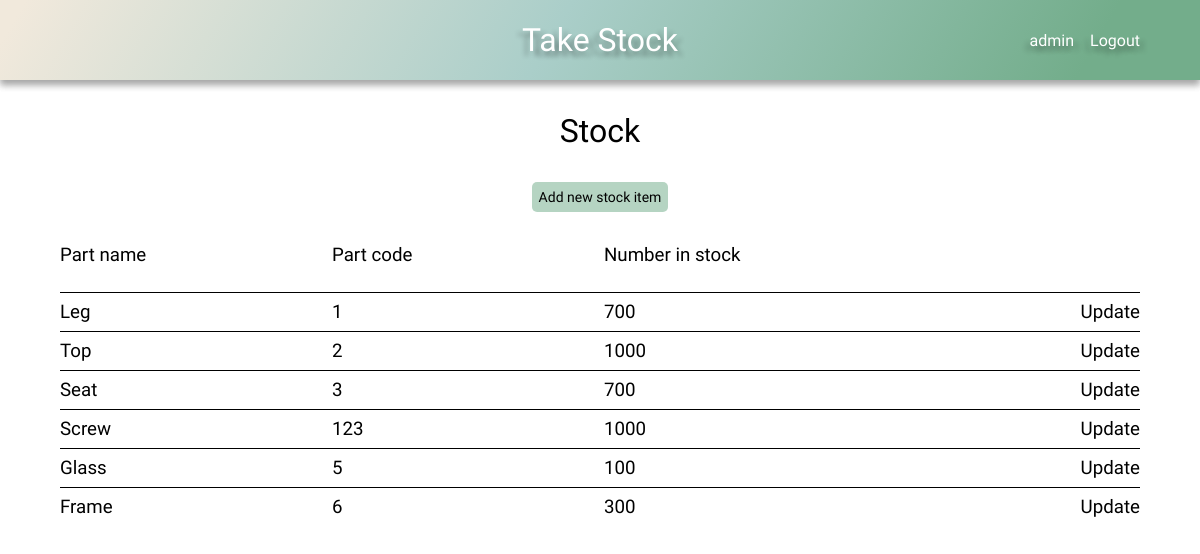
The page /stock/ (signed in) on the database its author committed.
### stock/models.py (models this page shows, shortened)
class Stock(models.Model):
    name = models.CharField(max_length=100)
    code = models.CharField(max_length=100)
    number_in_stock = models.IntegerField()
    company = models.ForeignKey(User, on_delete=models.CASCADE, default=1)

### stock/views.py (the view)
# urls.py: path('stock/', stock_page, name='stock'),
def stock_page(request):
    default_user = request.user
    stock = Stock.objects.filter(company=default_user)
    context = {
        'stock': stock,
    }
    return render(request, 'stock.html', context)

### stock/context_processors.py (called while the page is built)
def base(request):
    default_user = request.user
    return ({
        'default_user': default_user
        })

### stock/templates/stock.html
{% extends 'base.html' %}
{% load static %}
{% block head %}
    <link rel="stylesheet" href="{% static 'css/grid.css' %}">
{% endblock %}
{% block content %}
    <h1 class="center">Stock</h1>
    <div class="add-new btn btn-submit btn-hover">
        <a href="{% url 'add_new_stock_part' %}">Add new stock item</a>
    </div>
    {% if not stock %}
        <h2 class="center">You haven't added any stock yet!</h2>
    {% else %}
        <div class="grid">
            <div class="grid-headings grid-4">
                <h3>Part name</h3>
                <h3>Part code</h3>
                <h3>Number in stock</h3>
            </div>
            {% for item in stock %}
            <div class="grid-row grid-4">
                <div class="item-name-content">
                    <h3>{{ item.name }}</h3>
                </div>
                <div class="item-code-content">
                    <h3>{{ item.code }}</h3>
                </div>
                <div class="item-number-content">
                    <h3>{{ item.number_in_stock }}</h3>
                </div>
                <div class="update">
                    <h3><a href="{% url 'update-stock' item.pk %}">Update</a></h3>
                </div>
            </div>
            {% endfor %}
        </div>
    {% endif %}
{% endblock %}

### stock/templates/base.html (shortened to what this page needs)
{% load static %}
<!DOCTYPE html>
<html lang="en">
<head>
    <link rel="stylesheet" href="{% static 'css/style.css' %}">
    {% block head %}
    {% endblock %}
</head>
<body>
    <header class="main-header">
        <h1><a href="{% url 'home' %}">Take Stock</a></h1>
        <div class="user-nav">
            {% if user.is_authenticated %}
                <div id="dropdown">{{ default_user }}
                </div>
                <a href="{% url 'logout' %}">Logout</a>
            {% else %}
                <a href="{% url 'login' %}">Login</a>
                <a href="{% url 'register' %}">Register</a>
            {% endif %}
        </div>
    </header>
    {% block content %}
    {% endblock %}
</body>
</html>

### static/css/style.css (style rules this page uses)
:root { --clr-mix-calm: 120deg, #f1e9dc 2%, #aacec9, #73ad8b 90%; --shadow: 0 10px 20px 0 rgba(0, 0, 0, .2), 0 10px 20px 0 rgba(0, 0, 0, .2); --shadow-s: 0 5px 7px 0 rgba(0, 0, 0, .2), 0 5px 7px 0 rgba(0, 0, 0, .2); --shadow-l: 0 20px 30px 0 rgba(0, 0, 0, .2), 0 20px 30px 0 rgba(0, 0, 0, .2); --shadow-tl: 5px 5px 5px rgba(0, 0, 0, .2), -5px 5px 5px rgba(0, 0, 0, .2); --header-height: 5em; --hover: .522; --btn-submit: hsla(145, 26%, 56%, var(--hover)); --btn-delete: hsla(0, 58%, 86%, var(--hover)); }
*, *::before, *::after { margin: 0; padding: 0; box-sizing: border-box; text-decoration: none; list-style-type: none; color: #000000; font-family: 'Nanum Gothic', 'Gill Sans', 'Gill Sans MT', Calibri, 'Trebuchet MS', sans-serif; font-weight: 300; }
body { overflow-x: hidden; }
h1, .center, .add-new { width: max-content; margin: 1em auto; }
.add-new { padding: .5em; border-radius: 5px; }
.main-header { display: flex; justify-content: center; align-items: center; height: var(--header-height); background: linear-gradient(var(--clr-mix-calm)); box-shadow: var(--shadow-s); position: relative; }
.main-header h1 a { color: #FFFFFF; text-shadow: var(--shadow-tl); }
.btn { border: none; font-size: 14px; }
.btn-submit { background-color: var(--btn-submit); }
.user-nav { max-width: 20%; display: flex; justify-content: space-between; gap: 1em; position: absolute; right: 5%; }
.user-nav div, .user-nav a { color: #FFFFFF; text-shadow: var(--shadow-tl); }
#dropdown { position: relative; cursor: pointer; }
@media screen and (min-width: 1200px) { body { max-width: 1200px; min-height: 100vh; margin: 0 auto; box-shadow: var(--shadow-l); } }

### static/css/grid.css (style rules this page uses)
.grid { display: grid; min-width: 80%; max-width: 90%; margin: 2em auto; grid-auto-flow: row; }
.grid-headings { display: grid; height: 3em; }
.grid-row { display: grid; align-items: center; grid-auto-flow: column; padding: .5em 0; border-top: 1px solid #000000; }
.grid-4 { grid-template-columns: repeat(4, 1fr); gap: .5em; }
.grid-4 > *, .grid-5 > * { max-width: 100%; overflow-x: scroll; }
.update { text-align: end; }

### rows shown on the page
Stock: name "Leg", code "1", number_in_stock "700"
Stock: name "Top", code "2", number_in_stock "1000"
Stock: name "Seat", code "3", number_in_stock "700"
Stock: name "Screw", code "123", number_in_stock "1000"
Stock: name "Glass", code "5", number_in_stock "100"
Stock: name "Frame", code "6", number_in_stock "300"

### other values the page prints
{{ default_user }} "admin"
